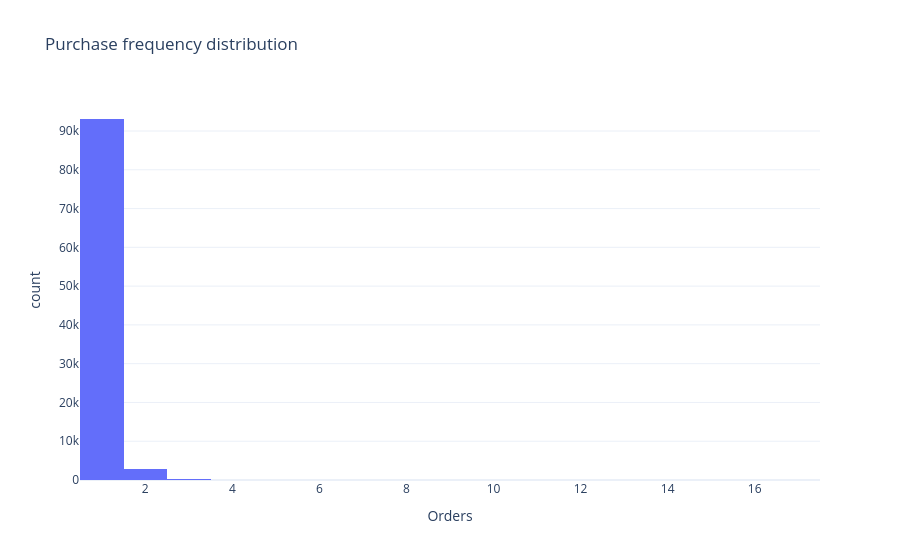

The notebook cell saved with this chart:
### Code cell
fig = px.histogram(
    purchase_frequency,
    x="Orders",
    nbins=25,
    title="Purchase frequency distribution",
    template="plotly_white"
)
fig.show()

### Figure 1 — Plotly figure (JSON) as saved in the notebook; plotly's stock layout.template omitted (floating-point values rounded to 4 significant figures; data arrays with more than 128 entries replaced by an {"elided": "..."} marker saying what was removed)
{"data": [{"bingroup": "x", "hovertemplate": "Orders=%{x}<br>count=%{y}<extra></extra>", "legendgroup": "", "marker": {"color": "#636efa", "pattern": {"shape": ""}}, "name": "", "nbinsx": 25, "orientation": "v", "showlegend": false, "type": "histogram", "x": {"elided": "96096 int values"}, "xaxis": "x", "yaxis": "y"}], "layout": {"barmode": "relative", "legend": {"tracegroupgap": 0}, "title": {"text": "Purchase frequency distribution"}, "xaxis": {"anchor": "y", "domain": [0, 1], "title": {"text": "Orders"}}, "yaxis": {"anchor": "x", "domain": [0, 1], "title": {"text": "count"}}}}
